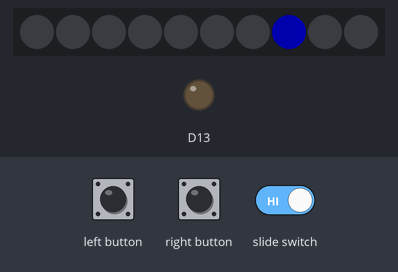
Bench run of a sketch on a simulated Adafruit Circuit Playground Express. Parts: 10 RGB LEDs in strip order, left to right, output pins drawn as LEDs (lit = HIGH). Inputs (shaded band) come from the test bench. Dim RGB values are drawn brighter than linear; random numbers use the default seed unless the sketch sets one.

Above: at 1.9 s.
2.0 s: left button pressed for 3.2 s
At 2.15 s:
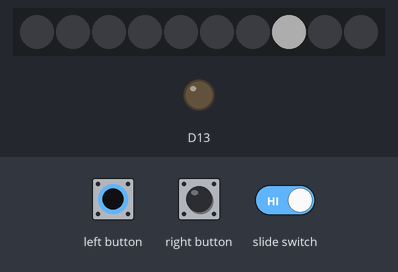
At 6.4 s:
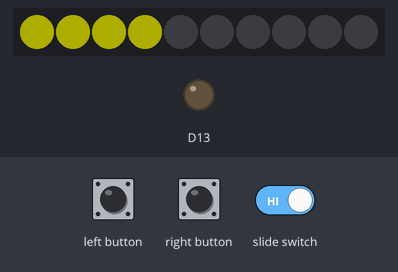
8.2 s: slide switch set HIGH
19.8 s: right button pressed for 0.15 s
At 20.2 s:
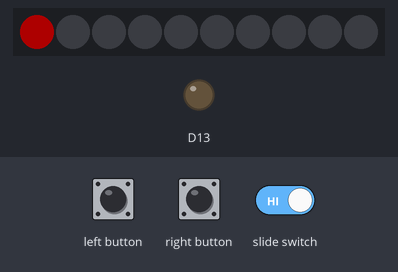
Timing chart, 0 to 22.4 s (numbered marks = the images above; inputs shaded):
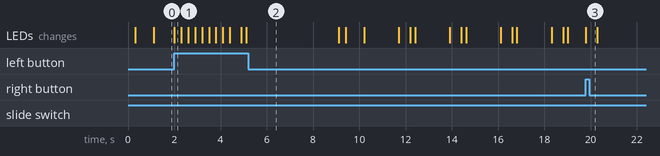

The sketch:

finalgame.ino
```cpp
#include <Adafruit_CircuitPlayground.h>

int roundNum = 0;
int score = 0;
int maxRounds = 5;
bool gameActive = false;
bool waitingForInput = false;
int targetLED = 0;
String targetColor = "green";
unsigned long reactionStart;
unsigned long reactionDelay = 1500; // 1.5 sec delay for each round

void setup() {
  CircuitPlayground.begin();
  CircuitPlayground.clearPixels();
  CircuitPlayground.setBrightness(50);
  Serial.begin(9600);
}

void loop() {
  if (!gameActive) {
    idleAnimation();
    if (CircuitPlayground.slideSwitch()) {
      startGame();
    }
  } else if (waitingForInput) {
    checkInput();
  }
}

void idleAnimation() {
  for (int i = 0; i < 10; i++) {
    CircuitPlayground.setPixelColor(i, 0, 0, 30);
  }
  delay(300);
  CircuitPlayground.clearPixels();
  delay(300);
}

void startGame() {
  CircuitPlayground.clearPixels();
  roundNum = 0;
  score = 0;
  gameActive = true;
  delay(500);
  nextRound();
}

void nextRound() {
  roundNum++;
  if (roundNum > maxRounds) {
    endGame();
    return;
  }

  targetLED = random(0, 10);
  targetColor = (random(0, 2) == 0) ? "green" : "blue";

  if (targetColor == "green") {
    CircuitPlayground.setPixelColor(targetLED, 0, 255, 0);
  } else {
    CircuitPlayground.setPixelColor(targetLED, 0, 0, 255);
  }

  reactionStart = millis();
  waitingForInput = true;
}

void checkInput() {
  if (millis() - reactionStart > reactionDelay) {
    timeoutInput();
    return;
  }

  bool isLeftSide = targetLED < 5;
  bool leftPressed = CircuitPlayground.leftButton();
  bool rightPressed = CircuitPlayground.rightButton();

  if (targetColor == "green") {
    if ((isLeftSide && leftPressed) || (!isLeftSide && rightPressed)) {
      correctInput();
    } else if (leftPressed || rightPressed) {
      incorrectInput();
    }
  } else if (targetColor == "blue") {
    if ((isLeftSide && rightPressed) || (!isLeftSide && leftPressed)) {
      correctInput();
    } else if (leftPressed || rightPressed) {
      incorrectInput();
    }
  }
}

void correctInput() {
  waitingForInput = false;
  score++;
  CircuitPlayground.setPixelColor(targetLED, 255, 255, 255);
  delay(300);
  CircuitPlayground.clearPixels();
  delay(300);
  nextRound();
}

void incorrectInput() {
  waitingForInput = false;
  CircuitPlayground.setPixelColor(targetLED, 255, 0, 0);
  delay(500);
  CircuitPlayground.clearPixels();
  delay(200);
  nextRound();
}

void timeoutInput() {
  waitingForInput = false;
  CircuitPlayground.setPixelColor(targetLED, 255, 165, 0);
  delay(500);
  CircuitPlayground.clearPixels();
  delay(200);
  nextRound();
}

void endGame() {
  gameActive = false;
  CircuitPlayground.clearPixels();
  for (int i = 0; i < score && i < 10; i++) {
    CircuitPlayground.setPixelColor(i, 255, 255, 0);
  }
  delay(4000);
  CircuitPlayground.clearPixels();

}
```
